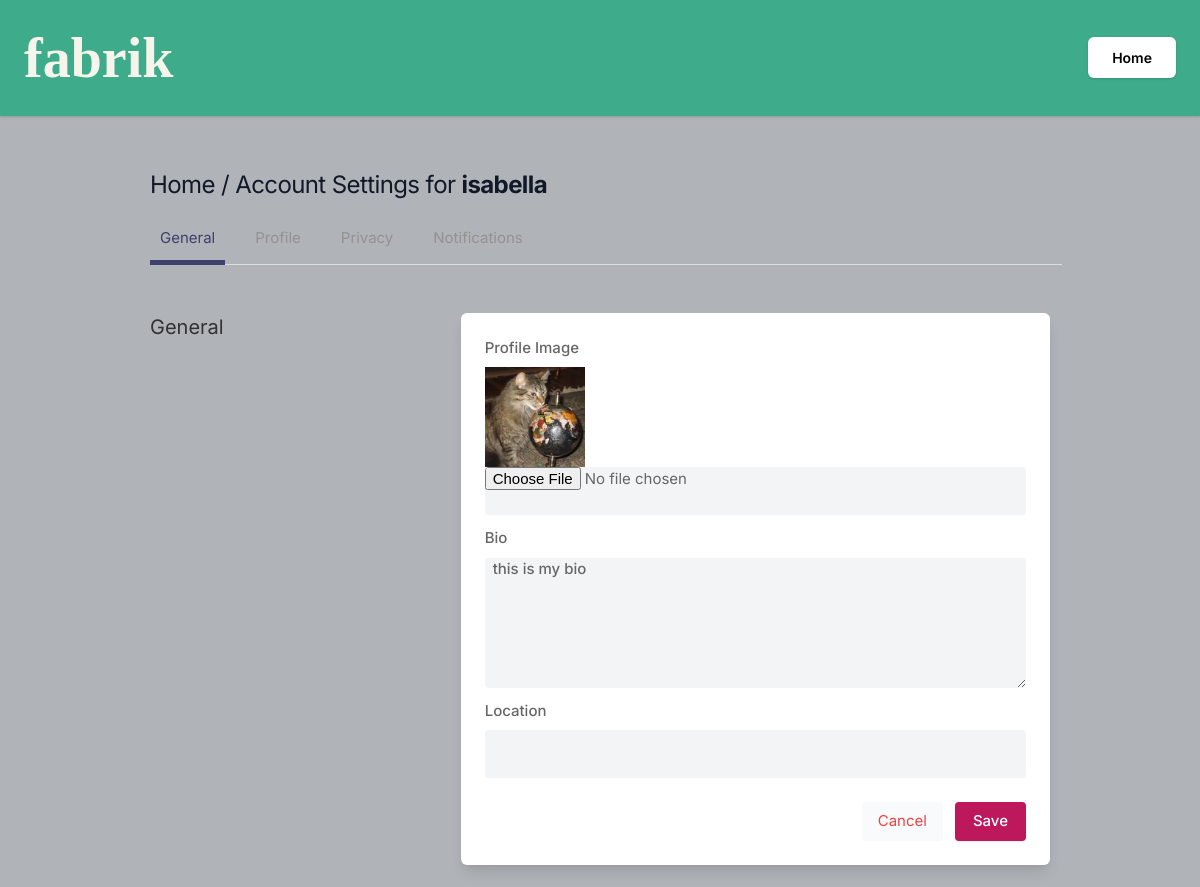
/settings (signed in), run on the app's committed database.
### core/models.py (models this page shows, shortened)
class Profile(models.Model):
    user = models.ForeignKey(User, on_delete=models.CASCADE)
    id_user = models.IntegerField()
    bio = models.TextField(blank=True)
    profileimg = models.ImageField(upload_to='profile_images', default='blank-profile-picture-png.wbpg')
    location = models.CharField(max_length=100, blank=True)

### core/views.py (the view, shortened to what this page needs)
# urls.py: path('settings', views.settings, name='settings'),
@login_required(login_url='signin')
def settings(request):
    user_profile = Profile.objects.get(user=request.user)
    return render(request, 'setting.html', {'user_profile': user_profile})

### templates/setting.html (shortened to what this page needs)
{% load static %}
<!DOCTYPE html>
<html lang="en">
<head>
    <link rel="stylesheet" href="{% static 'assets/css/icons.css' %}">
    <link rel="stylesheet" href="{% static 'assets/css/uikit.css' %}">
    <link rel="stylesheet" href="{% static 'assets/css/style.css' %}">
    <link rel="stylesheet" href="{% static 'assets/css/tailwind.css' %}">
</head>
<body style ="background:#f6f4ebff">
    <div id="wrapper" class="flex flex-col justify-between h-screen">
        <div class="py-4 shadow dark:bg-gray-800" style ="background:#3eac8bff">
            <div class="max-w-6xl mx-auto">
                <div class="flex items-center lg:justify-between justify-around">
                    <a href="trending.html">
                       <b><h1 style="
                        font-family: Rozha One, serif;
                        font-size: 3.5rem;
                        color: #f6f4ebff;
                        ">fabrik</h1></b>
                    </a>
                    <div class="capitalize flex font-semibold hidden lg:block my-2 space-x-3 text-center text-sm">
                        <a href="/" class="bg-white px-6 py-3 rounded-md shadow text-black">Home</a>
                    </div>
                </div>
            </div>
        </div>
            <div class="container m-auto">
                <h1 class="text-2xl leading-none text-gray-900 tracking-tight mt-3"><a href = '/'>Home</a> / Account Settings for <b> {{user.username}}</b></h1>
                <ul class="mt-5 -mr-3 flex-nowrap lg:overflow-hidden overflow-x-scroll uk-tab">
                    <li class="uk-active"><a href="#">General</a></li>
                    <li><a href="profile.html">Profile</a></li>
                    <li><a href="#">Privacy</a></li>
                    <li><a href="#">Notifications</a></li>
                </ul>
                <div class="grid lg:grid-cols-3 mt-12 gap-8">
                    <div>
                        <h3 class="text-xl mb-2"> General </h3>
                    </div>
                    <div class="bg-white rounded-md lg:shadow-lg shadow col-span-2">
                    <form action ="" method="POST" enctype="multipart/form-data">
                       <div class="grid grid-cols-2 gap-3 lg:p-6 p-4">
                            <div class="col-span-2">
                                <label for=""> Profile Image</label>
                                <img width='100' height='100' src="{{user_profile.profileimg.url}}" />
                                <input type="file" name = "image" value="" class="shadow-none bg-gray-100">
                            </div>
                            <div class="col-span-2">
                                <label for="about">Bio</label>
                                <textarea id="about" name="bio" rows="3"  class="shadow-none bg-gray-100"> {{user_profile.bio}}</textarea>
                            </div>
                            <div class="col-span-2">
                                <label for=""> Location</label>
                                <input type="text" name = "location" value="{{user_profile.location}}" class="shadow-none bg-gray-100">
                            </div>
                       </div>
                       <div class="bg-gray-10 p-6 pt-0 flex justify-end space-x-3">
                           <button class="p-2 px-4 rounded bg-gray-50 text-red-500"> <a href="/"> Cancel </a></button>
                           <button type="submit" class="button bg-blue-700"> Save </button>
                       </div>
                    </form>
                    </div>
                    </div>
                    <br>
                </div>
            </div>
</body>
</html>

### static/assets/css/style.css (style rules this page uses)
body { background-color: #B0B3B8!important; }
button { vertical-align: middle; }
span.button, button.button { background-color: #be185d; top: 0; color: #fff; position: relative; padding: 8px 18px; line-height: 22px; position: relative; font-weight: 500; font-size: 15px; display: inline-block; -webkit-transition: all 0.2s ease-in-out; transition: all 0.2s ease-in-out; cursor: pointer; overflow: hidden; border: none; border-radius: 4px; -webkit-box-shadow: 0 1px 3px rgba(0, 0, 0, 0.1); box-shadow: 0 1px 3px rgba(0, 0, 0, 0.1); }
input { height: 48px; line-height: 48px; padding: 0 20px; outline: none; font-size: 15px; color: #808080; max-width: 100%; width: 100%; -webkit-box-sizing: border-box; box-sizing: border-box; display: block; font-weight: 400; opacity: 1; border-radius: 4px; border: none; -webkit-box-shadow: 0 1px 4px 0px rgba(0, 0, 0, 0.12); box-shadow: 0 1px 4px 0px rgba(0, 0, 0, 0.12); }
input[type="text"], input[type="password"], input[type="email"], input[type="number"] { height: 48px; line-height: 48px; padding: 0 20px; outline: none; font-size: 15px; color: #808080; max-width: 100%; width: 100%; -webkit-box-sizing: border-box; box-sizing: border-box; display: block; font-weight: 400; opacity: 1; border-radius: 4px; border: none; -webkit-box-shadow: 0 1px 4px 0px rgba(0, 0, 0, 0.12); box-shadow: 0 1px 4px 0px rgba(0, 0, 0, 0.12); }
textarea { height: 48px; line-height: 48px; padding: 0 20px; outline: none; font-size: 15px; color: #808080; margin: 0 0 16px 0; max-width: 100%; width: 100%; -webkit-box-sizing: border-box; box-sizing: border-box; display: block; background-color: #fff; font-weight: 500; opacity: 1; border-radius: 4px; border: none; -webkit-box-shadow: 0 1px 4px 0px rgba(0, 0, 0, 0.12); box-shadow: 0 1px 4px 0px rgba(0, 0, 0, 0.12); }
input { -webkit-transition: all 0.1s ease-in-out; transition: all 0.1s ease-in-out; }
::placeholder { color: #808080; opacity: 1; }
textarea { height: auto; line-height: 27px; padding: 20px; min-height: 130px; -webkit-transition: none !important; transition: none !important; min-width: 100%; }
label, legend { display: block; font-weight: bold; font-size: 15px; font-weight: 500; margin-bottom: 8px; }
button { border: none; margin: 0; padding: 0; width: auto; overflow: visible; background: transparent; color: inherit; font: inherit; line-height: normal; cursor: pointer; }
a { color: #be185d; -webkit-transition: 0.3s; transition: 0.3s; outline: none !important; }
button { outline: none !important; }
img { max-width: 100%; }
body { color: #666; font-size: 15px; line-height: 27px; background-color: #f0f2f5; font-family: "Inter", sans-serif; text-transform: none; }
h1, h2, h3, h4, h5, h6 { font-family: "Inter", sans-serif; text-transform: none; }
input[type="text"], input[type="password"], input[type="email"] { font-family: "Inter", sans-serif; text-transform: none; }
textarea, select { font-family: "Inter", sans-serif; text-transform: none; }
button, body .pac-container { font-family: "Inter", sans-serif; text-transform: none; }
h1, h2, h3, h4, h5, h6 { color: #333; font-weight: 500; margin: 0; padding: 0; }
h1 { font-size: 32px; }
h3 { font-size: 22px; }
b, strong { font-weight: 700 !important; }
@media (min-width: 1024px) { .container { max-width: 900px !important; padding-top: 45px; } }
.shadow-none { -webkit-box-shadow: none !important; box-shadow: none !important; }

### data on the page
Profile: profileimg (picture), bio "this is my bio"

### other printed values
{{ user.username }} "isabella"
